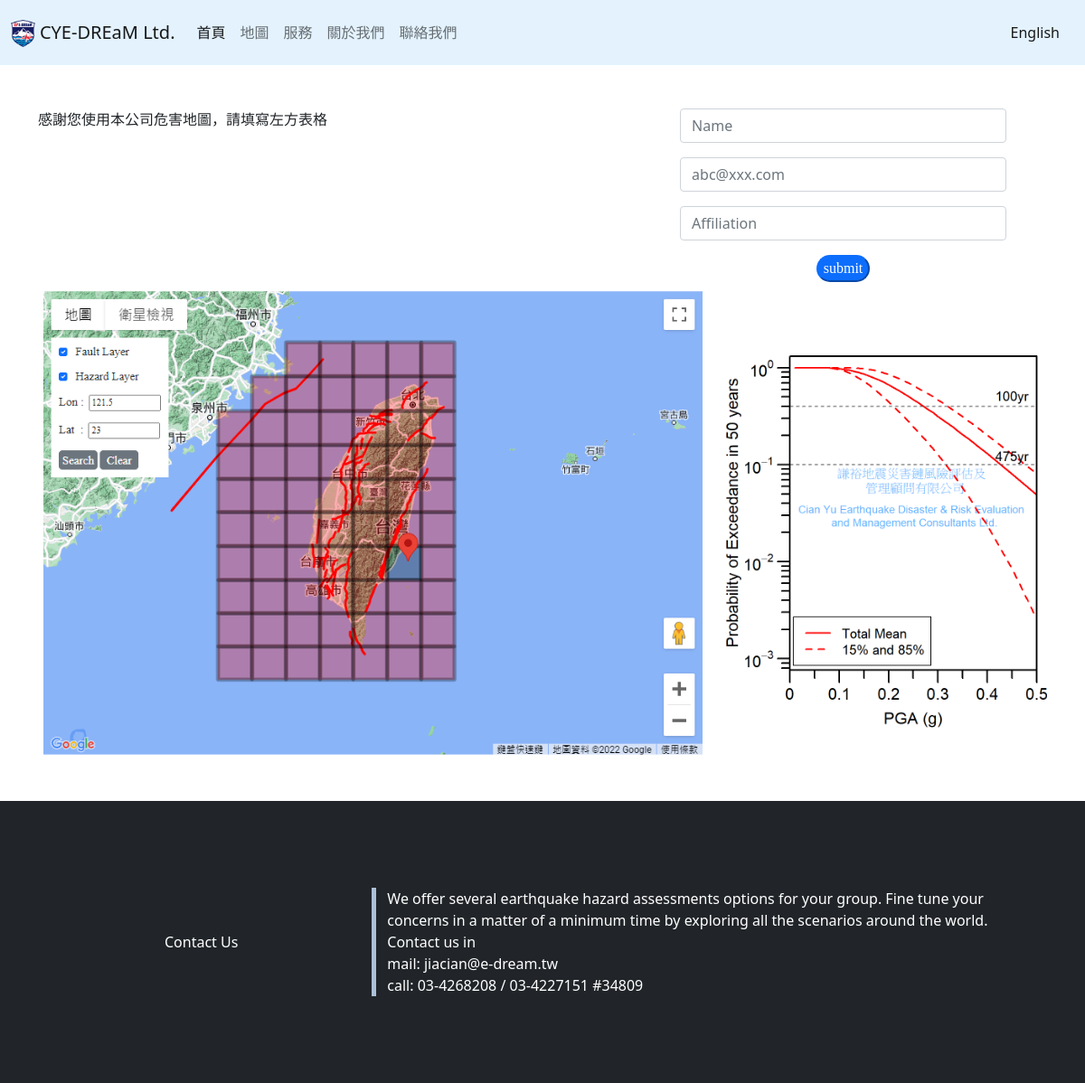
The page /MapPage/ on the database its author committed.
### map/models.py (models this page shows, shortened)
class MapPage(models.Model):
    name = models.CharField('公司名稱', max_length=20)
    logo= models.ImageField("公司logo",storage=OverwriteStorage(),upload_to='',blank=True)
    form_title=models.TextField('表單頂部內容', max_length=100,blank=True)
    form_image=models.ImageField("表單底部圖片URL",storage=OverwriteStorage(),upload_to='map_image',blank=True)
    bottom_title=models.CharField('底部標題', max_length=20,blank=True)
    bottom_content=models.TextField('底部內容', max_length=300,blank=True)
    bottom_email=models.CharField('底部email', max_length=100,blank=True)
    bottom_phone=models.CharField('底部連絡電話', max_length=50,blank=True)

### map/views.py (the view)
# urls.py: path('', showMapPage),
def showMapPage(request):
    submit=False
    token_length=32
    db_patient_length=5
    random_token=get_random_string(length=token_length)
    cookie_key="LoginCookie"
    if cookie_key in request.COOKIES:
        submit=True
        MapPage_content=MapPage.objects.all()
        return render(request, 'MapPage.html',{"MapPage_content":MapPage_content,"submit":submit,"token":random_token})
    else:
        if request.method == "POST":
            form= VisitorForm(request.POST)
            if form.is_valid():
                form.save()
                num=len(Visitor_Info.objects.all())
                if num % db_patient_length == 0 and num!=0:
                    try:
                        send_email(title='Django Database 提醒',
                                    content=f"資料庫已有{num}筆資料",
                                    from_user=settings.EMAIL_HOST_USER,
                                    to_user=settings.EMAIL_HOST_USER
                        )
                    except:
                        pass
                response = HttpResponseRedirect(f"/MapPage?{random_token}")
                response.set_cookie("LoginCookie","login",max_age=3600)
                return response
        else:
            form=VisitorForm
            key="100"
            for key in request.GET.keys():
                pass
            if len(key)==token_length:
                submit=True
        MapPage_content=MapPage.objects.all()
        return render(request, 'MapPage.html',{"MapPage_content":MapPage_content,"form":form,"submit":submit,"token":random_token})

### templates/MapPage.html (shortened to what this page needs)
{% load static %}
<!DOCTYPE html>
<html lang="en">
{% for Content in MapPage_content %}
<head>
    <link href="https://cdn.jsdelivr.net/npm/bootstrap@5.0.2/dist/css/bootstrap.min.css" rel="stylesheet"
>
    <link rel="stylesheet" href="{% static 'css/MapPage.css' %}">
</head>
<body>
    <nav class="navbar navbar-expand-lg navbar-light" style='background-color: #e3f2fd;'>
        <div class="container-xxl">
            <a class="navbar-brand" href="..">
                <img src="../static/assets/{{ Content.logo }}" alt="" height="30" class="d-inline-block align-text-top">
                {{ Content.name }}</a>
            <div class="collapse navbar-collapse" id="navbarSupportedContent">
                <ul class="navbar-nav me-auto mb-2 mb-lg-0">
                    <li class="nav-item">
                        <a class="nav-link active" aria-current="page" href="..">首頁</a>
                    </li>
                    <li class="nav-item">
                        <a class="nav-link" href="">地圖</a>
                    </li>
                    <li class="nav-item">
                        <a class="nav-link" href="../Service">服務</a>
                    </li>
                    <li class="nav-item">
                        <a class="nav-link" href="../AboutUs">關於我們</a>
                    </li>
                    <li class="nav-item">
                        <a class="nav-link" href="../Contact">聯絡我們</a>
                    </li>
                </ul>
                {% if submit %}
                <span class="navbar-text">
                    <a class="nav-link" href="en?{{ token }}">English</a>
                </span>
                {% else %}
                <span class="navbar-text">
                    <a class="nav-link" href="en">English</a>
                </span>
                {% endif %}
            </div>
        </div>
    </nav>
    {% if submit %}
    <div class="container">
        <div class="row">
            <!-- <div class="col-12 col-md-3">
                    <div class="list-group">
                        <a href="#" class="list-group-item list-group-item-action active" aria-current="true">
                            The current link item
                        </a>
                        <a href="#" class="list-group-item list-group-item-action">A second link item</a>
                        <a href="#" class="list-group-item list-group-item-action">A third link item</a>
                        <a href="#" class="list-group-item list-group-item-action">A fourth link item</a>
                        <a href="#" class="list-group-item list-group-item-action disabled" tabindex="-1"
                            aria-disabled="true">A
                            disabled link item</a>
                    </div>
                </div> -->
            <div class="col-12 col-md-8">
                <div id="floating-panel">
                    <input class="form-check-input" type="checkbox" id="toggle-fault">
                    <label class="form-check-label" for="toggle-fault" style="font-size: 15px;">&nbsp Fault
                        Layer</label>
                    <br>
                    <br>
                    <input class="form-check-input" type="checkbox" id="toggle-hazard">
                    <label class="form-check-label" for="toggle-hazard" style="font-size: 15px;">&nbsp Hazard
                        Layer</label>
                    <br>
                    <br>
                    <label class="label" for="toggle-text">Lon&nbsp:&nbsp</label>
                    <input class="form-text-input" type="text" id="toggle-Lon" name="name" placeholder="Input Longitude"
                        size="10">
                    <br>
                    <br>
                    <label class="label" for="toggle-text">Lat&nbsp&nbsp:&nbsp</label>
                    <input class="form-text-input" type="text" id="toggle-Lat" name="name" placeholder="Input Latitude"
                        size="10">
                    <br>
                    <br>
                    <div class="column justify-content-around">
                        <button class="btn btn-secondary" id="search">Search</button>
                        <button class="btn btn-secondary" id="clear">Clear</button>
                    </div>
                </div>
                <div id="map"></div>
            </div>
            <div class="col-12 col-md-4">
                <img src="{% static 'assets/map_image/fakeimg1.jpg' %}" alt="hazard" id="hazard">
            </div>
        </div>
    </div>
    {% else %}
    <div class="container">
        <div class="row">
            <div class="col-12 col-md-7">
                <p class="mt-5">{{ Content.form_title }}</p>
            </div>
            <div class="col-12 col-md-5">
                <center>
                    <form class="mt-5" id="form" action="" method=POST style="width:80%">
                        {{ form.as_p}}
                        <input class="btn-primary" id="submit" type="submit" value="submit" class="btn btn-secondary text-center">
                    </form>
                </center>
            </div>
            <div class="col-12 col-md-12">
                <img src="../static/assets/{{ Content.form_image }}" alt="hazard" style="width:100%;">
            </div>
        </div>
    </div>
    {% endif %}
    <footer class="bd-footer py-4 py-md-5 mt-5 bg-dark">
        <div class="container py-4 py-md-5 px-4 px-md-3">
            <div class="row align-items-center">
                <div class="text-center col-4 col-md-4" style="color:white">{{ Content.bottom_title }}</div>
                <div class="text-left col-8 col-md-8" id="Contact" style="color:white">
                    {{ Content.bottom_content }}<br>
                    mail: {{ Content.bottom_email }}<br>
                    call: {{ Content.bottom_phone }}
                </div>
            </div>
        </div>
    </footer>
</body>
{% endfor %}
</html>

### statics/css/MapPage.css (style rules this page uses)
.row #Contact { border-left: solid #ACC0D8 5px; }
#submit { border-radius: 20px; font-family: 'Times New Roman'; }

### rows shown on the page
MapPage: logo (picture), name "CYE-DREaM Ltd.", form_title "感謝您使用本公司危害地圖，請填寫左方表格", form_image (picture), bottom_title "Contact Us", bottom_content "We offer several earthquake hazard assessments options for your group. Fine tune your concerns in a matter of a minimum time by exploring all the scenarios around the world. Contact us in", bottom_email "jiacian@e-dream.tw", bottom_phone "03-4268208 / 03-4227151 #34809"
